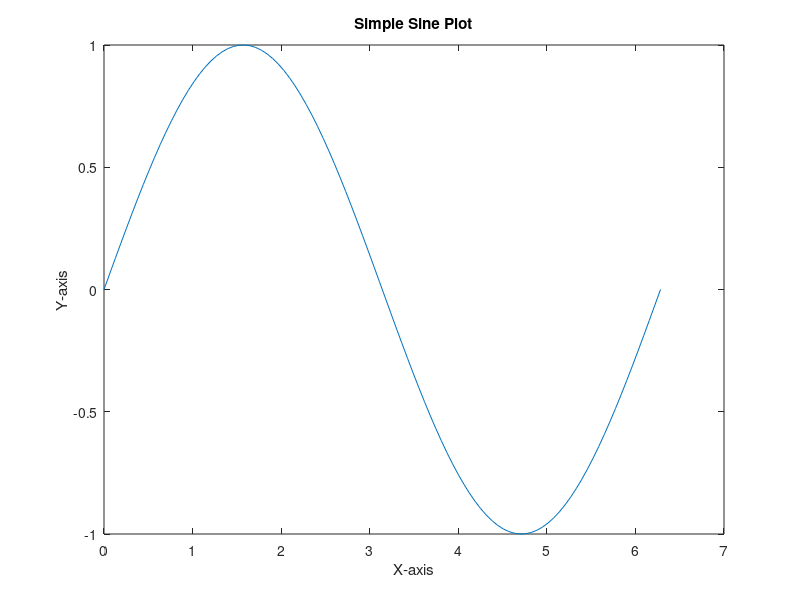

MATLAB code for this plot:
x = linspace(0, 2*pi, 100);
y = sin(x);
plot(x, y);
title('Simple Sine Plot');
xlabel('X-axis');
ylabel('Y-axis');

